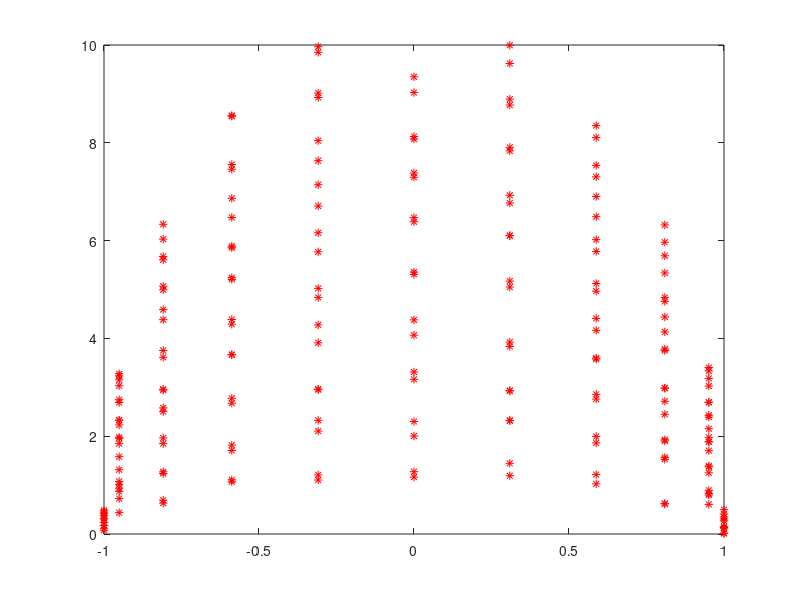

Write MATLAB code to recreate this figure.
clear all, clc, close all
N      = 20; %Number of *
Nf= 10; %number of frames
n      = 1:N/2; %vector file of 1 to N/2
tao    = n/N; %vector file of 1/N, 2/N, .., n/N
v=0.5;
X=rand(2*length(tao),Nf+1);%Matriz random
x = abs(cos(2*pi*tao))'; 
    x = [x;-x];
X(:,1)= x; %Reemplazar la primera columna de X por x.

for t = 1:Nf
    
    yt = abs(t*sin(2*pi*tao))';
    yt = [yt;yt];
    yt = yt + v*rand(length(yt),1);
    X(:,t+1) = yt; %La columna t+1 es reemplazado por yt. 
    plot(x,yt,'*r')
    axis([-1 1 0 Nf])
    hold on
    pause(0.2)
end
X